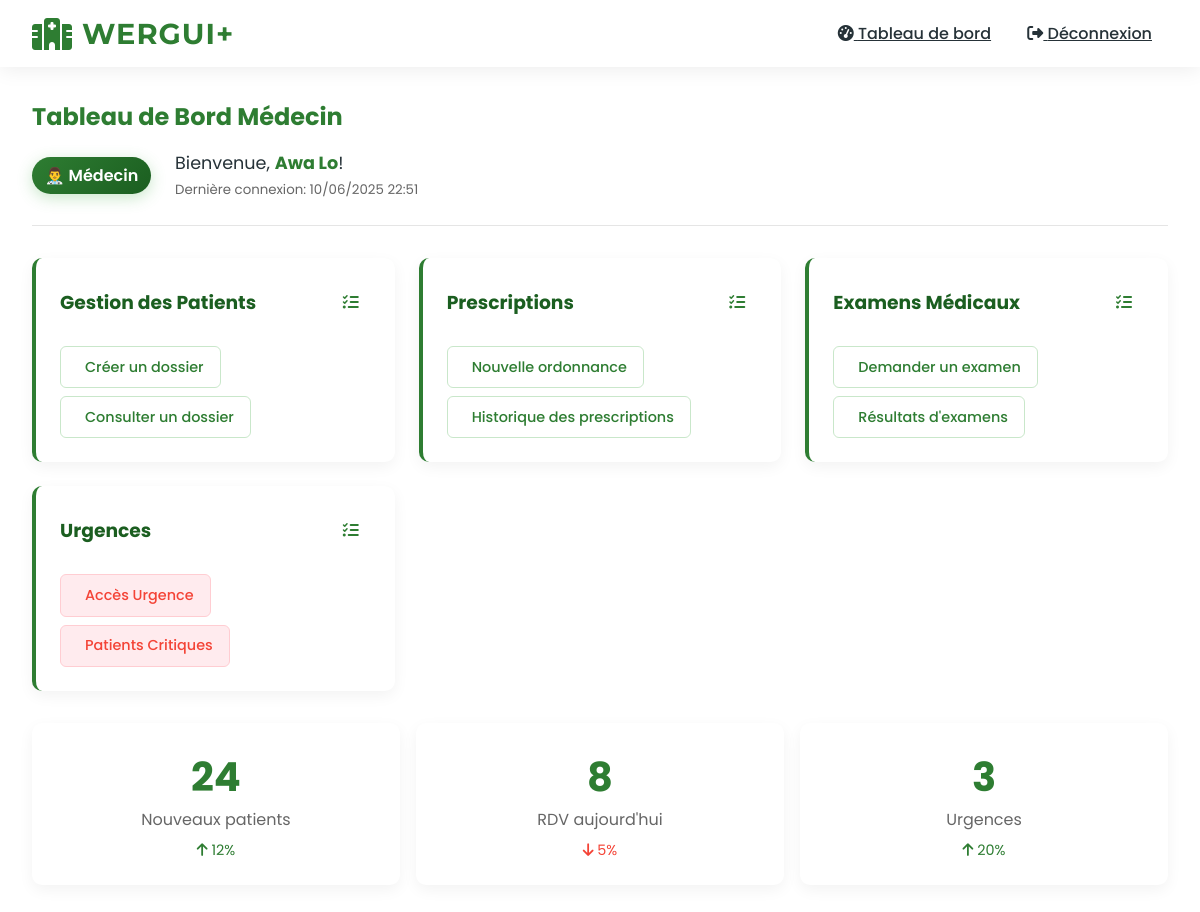
Before: /accounts/dashboard/ (signed in) with the older database file.
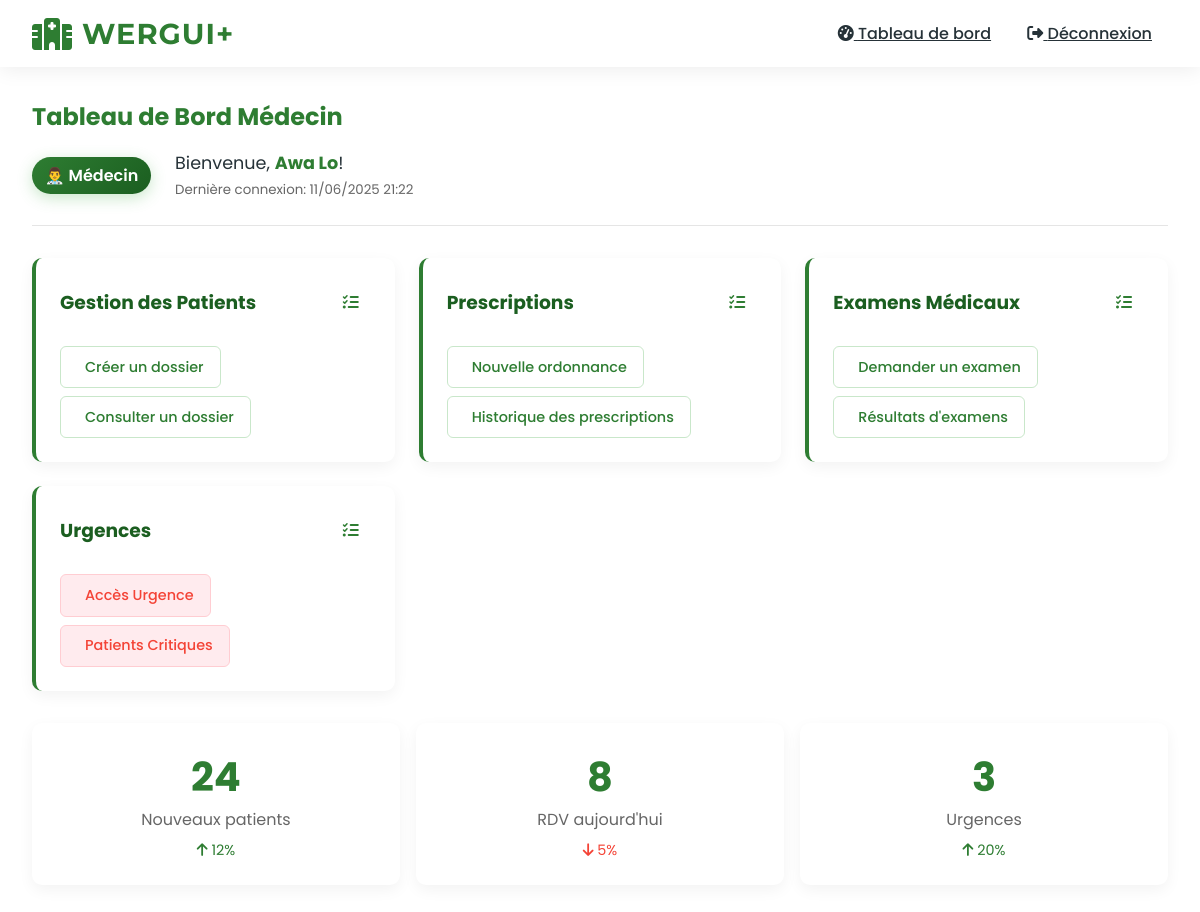
After: the same page with the newer database file.
### accounts/models.py (models this page shows, shortened)
class CustomUser(AbstractUser):
    ROLES = (
        ('DOCTOR', 'Médecin'),
        ('NURSE', 'Infirmier'),
        ('PHARMACIST', 'Pharmacien'),
        ('ADMIN', 'Administrateur'),
        ('PATIENT', 'Patient'),
    )
    role = models.CharField(max_length=15, choices=ROLES)
    phone_regex = RegexValidator(
        regex=r'^\+?1?\d{9,15}$',
        message="Le numéro de téléphone doit être au format: '+221771234567'."
    )
    phone_number = models.CharField(validators=[phone_regex], max_length=17, unique=True)
    is_verified = models.BooleanField(default=False)
    mfa_code = models.CharField(max_length=6, null=True, blank=True)
    mfa_code_created_at = models.DateTimeField(null=True, blank=True)
    groups = models.ManyToManyField(
        'auth.Group',
        verbose_name='groups',
        blank=True,
        help_text='The groups this user belongs to.',
        related_name="customuser_set",
        related_query_name="user",
    )
    user_permissions = models.ManyToManyField(
        'auth.Permission',
        verbose_name='user permissions',
        blank=True,
        help_text='Specific permissions for this user.',
        related_name="customuser_set",
        related_query_name="user",
    )

### accounts/views.py (the view)
# urls.py: path('dashboard/', views.dashboard, name='dashboard'),
@login_required
def dashboard(request):
    role_data = {
        'DOCTOR': doctor_dashboard_data(request.user),
        'NURSE': nurse_dashboard_data(request.user),
        'PHARMACIST': pharmacist_dashboard_data(request.user),
        'ADMIN': admin_dashboard_data(request.user),
        'PATIENT': patient_dashboard_data(request.user),
    }.get(request.user.role, {})
    context = {
        'title': role_data.get('title', 'Tableau de Bord'),
        'cards': role_data.get('cards', []),
        'user': request.user,
        'role_display': {
            'DOCTOR': '👨‍⚕️ Médecin',
            'NURSE': '👩‍⚕️ Infirmier',
            'PHARMACIST': '💊 Pharmacien',
            'ADMIN': '👔 Administrateur',
            'PATIENT': '👤 Patient'
        }.get(request.user.role, 'Utilisateur'),
        'last_login': request.user.last_login
    }
    return render(request, 'accounts/dashboard.html', context)

### accounts/templates/accounts/dashboard.html (shortened to what the changed rows need)
{% extends "base.html" %}
{% block content %}
<div class="dashboard-header" style="margin-bottom: 2rem; padding-bottom: 1.5rem; border-bottom: 1px solid rgba(0,0,0,0.1);">
    <h2 style="color: var(--medical-green); margin-bottom: 1rem;">{{ title }}</h2>
    <div class="user-info" style="display: flex; align-items: center; gap: 1.5rem;">
        <div>
            <p style="margin: 0; font-size: 1.1rem;">Bienvenue, <strong style="color: var(--medical-green);">{{ user.get_full_name }}</strong>!</p>
            {% if last_login %}
            <small style="color: #666;">Dernière connexion: {{ last_login|date:"d/m/Y H:i" }}</small>
            {% endif %}
        </div>
    </div>
</div>
{% endblock content %}

Changed rows visible on the page:
changed CustomUser "Awa Lo": last_login "10/06/2025 22:51" → "11/06/2025 21:22"
